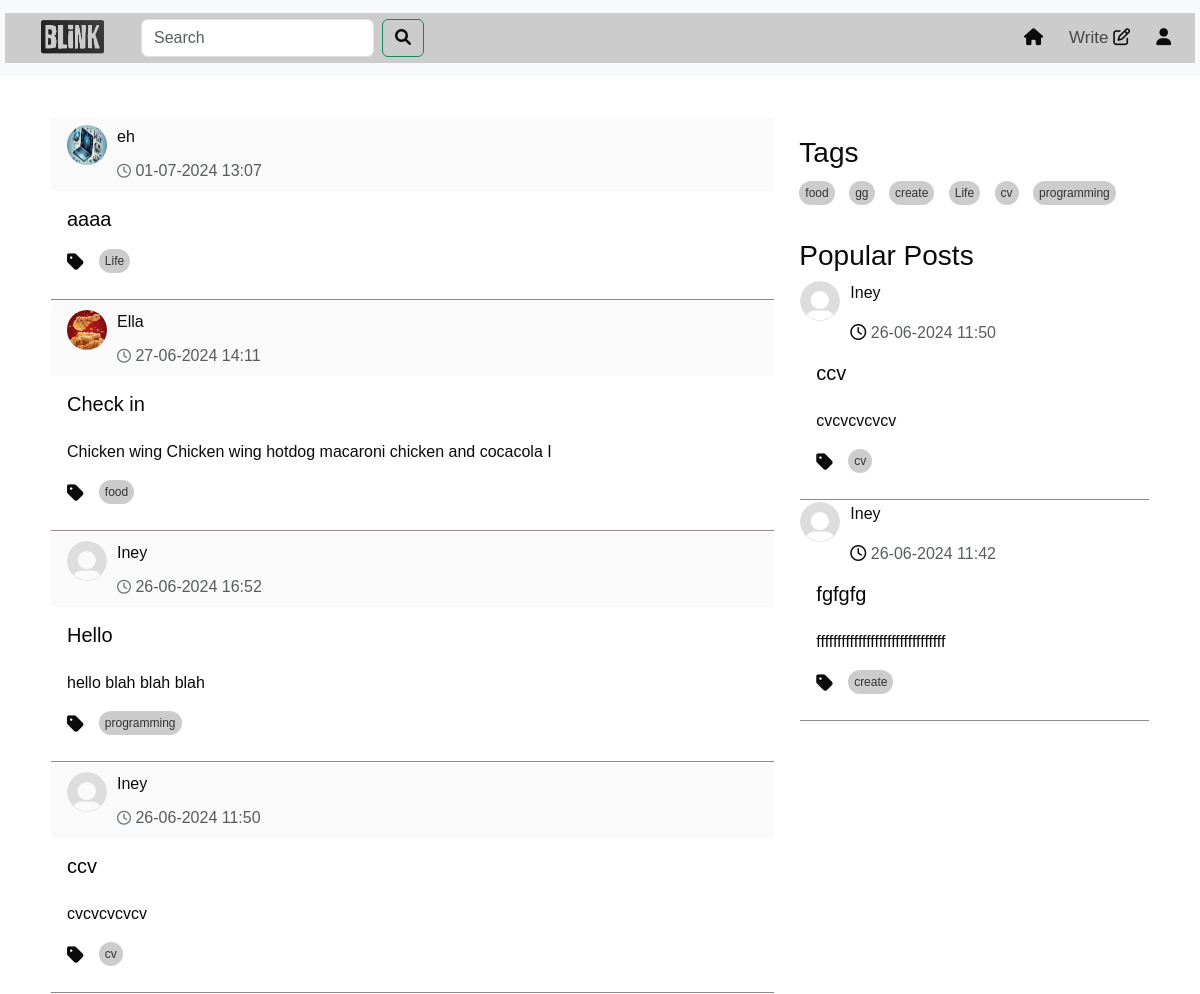
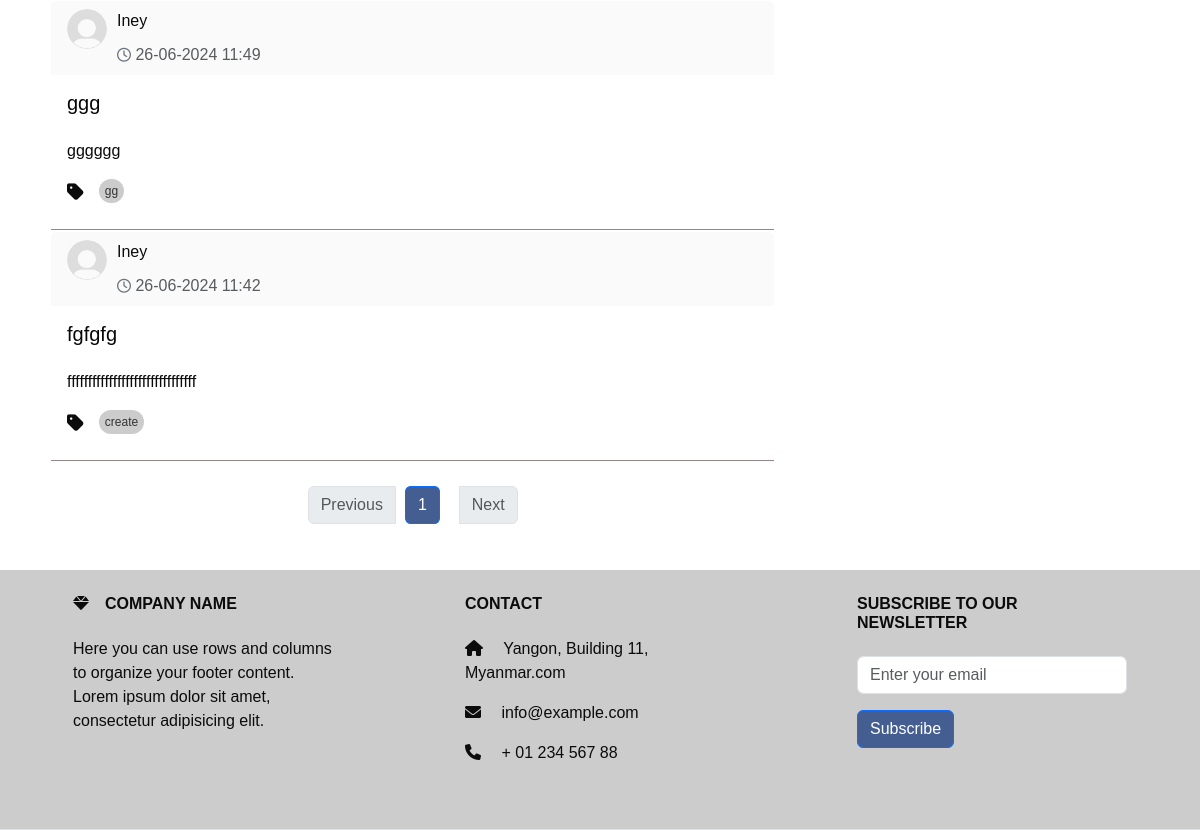
/home (signed in), run on the app's committed database (2 pictures, top to bottom).
### models.py (models this page shows, shortened)
class Post(db.Model):
    id = db.Column(db.Integer, primary_key=True)
    title = db.Column(db.Text())
    content = db.Column(db.Text())
    tag = db.Column(db.Text(), nullable=False)
    user_id = db.Column(db.Integer, db.ForeignKey('user.id'), nullable=False)
    created_date = db.Column(db.DateTime,default=datetime.datetime.now)
    likes = db.Column(db.Integer, default=0)
    meta = db.Column(db.Text, nullable=True)
    comments = db.relationship('Comment', backref='post',cascade="all, delete", lazy=True)

class User(UserMixin,db.Model):
    id = db.Column(db.Integer, primary_key=True)
    username = db.Column(db.String(50), unique=True)
    email =db.Column(db.String(50), unique=True)
    password = db.Column(db.String(100))
    bio = db.Column(db.String(50))
    profile_picture = db.Column(db.String(250))
    posts = db.relationship('Post', backref='author', lazy=True)
    comments = db.relationship('Comment', backref='author', lazy=True)

### route.py (the view)
@app.route('/home',methods=['GET', 'POST'])
@login_required
def home(limit=2):
    page = request.args.get('page', 1, type=int)
    per_page = 10  # Number of posts per page
    post = get_posts(page, per_page)  # Assuming you have a function to get paginated posts
    unique_tags = list(set(tag for tag, in Post.query.with_entities(Post.tag).distinct().limit(15)))
    popular_posts = Post.query.order_by(Post.likes.desc()).limit(limit).all()
    forms=SearchForm()
    query = forms.search.data
    if forms.validate_on_submit():
         search_results = Post.query.filter(Post.title.ilike(f'%{query}%')).all()
         return render_template('search_results.html' ,post=post, search_results =search_results ,
                                form = forms ,popular_posts = popular_posts,tags=unique_tags)
    return render_template("home.html", post=post ,form=forms  ,popular_posts = popular_posts,tags=unique_tags)

### forms.py
class SearchForm(FlaskForm):
    search = StringField('Search ', validators=[DataRequired()])
    submit = SubmitField('Search')

### route.py (called while the page is built)
@login_manager.user_loader
def loader_user(user_id):
    return User.query.get(user_id)

def get_posts(page, per_page, tag=None):
    if tag:
        return Post.query.filter(Post.tag.in_([tag])).paginate(page=page, per_page=per_page, error_out=False)
    return Post.query.order_by(Post.created_date.desc()).paginate(page=page, per_page=per_page, error_out=False)

### templates/home.html (shortened to what this page needs)
<!DOCTYPE html>
<html lang="en">
  <head>
    <link
      href="https://cdn.jsdelivr.net/npm/bootstrap@5.3.3/dist/css/bootstrap.min.css"
      rel="stylesheet"
    />
    <link
      href="https://cdnjs.cloudflare.com/ajax/libs/font-awesome/6.0.0-beta3/css/all.min.css"
      rel="stylesheet"
    />
    <link
      rel="stylesheet"
      href="https://cdnjs.cloudflare.com/ajax/libs/font-awesome/5.15.4/css/all.min.css"
    />
    <link
      href="https://cdnjs.cloudflare.com/ajax/libs/font-awesome/6.0.0-beta3/css/all.min.css"
      rel="stylesheet"
    />
    <link
      href="https://cdn.jsdelivr.net/npm/bootstrap@5.3.3/dist/css/bootstrap.min.css"
      rel="stylesheet"
    />
    <link
      href="https://cdnjs.cloudflare.com/ajax/libs/font-awesome/6.0.0-beta3/css/all.min.css"
      rel="stylesheet"
    />
    <link rel="stylesheet" href="/static/home.css" />
    <link rel="stylesheet" href="/static/topnav.css" />
  </head>
  <body>
    {% include 'topnav.html' %}
    <div class="container">
      <div class="row">
        <div class="col-sm-8">
          <div id="posts-container">
            {% for post in post.items %}
            <div class="card">
              <div
                class="card-header d-flex justify-content-between align-items-center"
              >
                <div class="profile-image">
                  <a
                    class="nav-link"
                    href="{{ url_for('profile',user_id=post.user_id) }}"
                    ><img
                      src="{{ url_for('static', filename='/photo/user_profile/'+post.author.profile_picture) }}"
                      width="60"
                      height="60"
                      alt=""
                  /></a>
                  <div style="width: 300px">
                    <p id="name">
                      <a
                        class="nav-link"
                        href="{{ url_for('profile',user_id=post.user_id) }}"
                        >{{post.author.username}}</a
                      >
                    </p>
                    <p class="text-muted mb-0">
                      <i class="fa-regular fa-clock"></i>
                      {{post.created_date.strftime('%d-%m-%Y %H:%M')}}
                    </p>
                  </div>
                </div>
              </div>
              <div class="card-body">
                <a
                  class="nav-link"
                  href="{{ url_for('full_post',post_id=post.id) }}"
                >
                  <h5 class="card-title">{{post.title}}</h5>
                  <p class="card-text" id="card-description">
                    {{post.meta | safe}}
                  </p>
                  <div class="tags-container">
                    <ul class="list-group list-group-horizontal">
                      <i class="fas fa-tag"></i>
                      <a
                        href="{{ url_for('home_tag',tag=post.tag ) }}"
                        class="tag"
                        >{{post.tag}}
                      </a>
                    </ul>
                  </div>
                </a>
              </div>
              <div
                class="card-end"
                style="border-bottom: #958787 solid 1px"
              ></div>
            </div>
            {% endfor %}
          </div>
          <nav aria-label="Page navigation" class="mt-4">
            <ul class="pagination justify-content-center" style="gap: 10px">
              <li
                class="page-item {% if not post.has_prev %}disabled{% endif %}"
              >
                {% if post.has_prev %}
                <a class="page-link" href="?page={{ post.prev_num }}"
                  >Previous</a
                >
                {% else %}
                <span class="page-link">Previous</span>
                {% endif %}
              </li>
              {% for page_num in post.iter_pages() %} {% if page_num %}
              <li
                class="page-item {% if post.page == page_num %}active{% endif %}"
              >
                <a
                  class="page-link"
                  href="?page={{ page_num }}"
                  style="background-color: #445e91"
                  >{{ page_num }}</a
                >
              </li>
              {% else %}
              <li class="page-item disabled">
                <span class="page-link">...</span>
              </li>
              {% endif %} {% endfor %}
              <li
                class="page-item {% if not post.has_next %}disabled{% endif %}"
              >
                {% if post.has_next %}
                <a class="page-link" href="?page={{ post.next_num }}">Next</a>
                {% else %}
                <span class="page-link">Next</span>
                {% endif %}
              </li>
            </ul>
          </nav>
        </div>
        {% include 'sidenav.html' %}
      </div>
    </div>
    {% include 'footer.html' %}
  </body>
</html>

### templates/sidenav.html (shortened to what this page needs)
<!DOCTYPE html>
<html lang="en">
  <head>
    <link
      href="https://cdn.jsdelivr.net/npm/bootstrap@5.3.3/dist/css/bootstrap.min.css"
      rel="stylesheet"
    />
    <link
      href="https://cdnjs.cloudflare.com/ajax/libs/font-awesome/6.0.0-beta3/css/all.min.css"
      rel="stylesheet"
    />
    <link
      rel="stylesheet"
      href="https://cdnjs.cloudflare.com/ajax/libs/font-awesome/5.15.4/css/all.min.css"
    />
    <link
      href="https://cdnjs.cloudflare.com/ajax/libs/font-awesome/6.0.0-beta3/css/all.min.css"
      rel="stylesheet"
    />
    <link rel="stylesheet" href="/static/home.css" />
  </head>
  <body>
    <div class="col-sm-4" id="right-column">
      <div class="tags-section">
        <h3>Tags</h3>
        <div class="tags-container">
          {% if tags %} {% for tag in tags %}
          <a href="{{ url_for('home_tag',tag=tag ) }}" class="tag">{{ tag }}</a>
          {% endfor %} {% else %}
          <p>No tags available</p>
          {% endif %}
        </div>
      </div>
      <div class="mt-4">
        <h3>Popular Posts</h3>
        {% for popular_post in popular_posts %}
        <div class="card">
          <div>
            <div class="profile-image">
              <a
                class="nav-link"
                href="{{ url_for('profile',user_id=popular_post.user_id) }}"
                ><img
                  src="{{ url_for('static', filename='/photo/user_profile/'+popular_post.author.profile_picture) }}"
                  width="60"
                  height="60"
                  alt=""
              /></a>
              <div style="width: 300px">
                <p id="name">
                  <a
                    class="nav-link"
                    href="{{ url_for('profile',user_id=popular_post.user_id) }}"
                    >{{popular_post.author.username}}</a
                  >
                </p>
                <p class="text-muted mb-0">
                  <i class="fa-regular fa-clock"></i>
                  {{popular_post.created_date.strftime('%d-%m-%Y %H:%M')}}
                </p>
              </div>
            </div>
          </div>
          <div class="card-body">
            <a
              class="nav-link"
              href="{{ url_for('full_post',post_id=popular_post.id) }}"
            >
              <h5 class="card-title" id="popular">{{popular_post.title}}</h5>
              <p class="card-text" id="card-description">
                {{popular_post.meta |safe }}
              </p>
              <div class="tags-container">
                <ul class="list-group list-group-horizontal">
                  <i class="fas fa-tag"></i>
                  <a
                    href="{{ url_for('home_tag',tag=popular_post.tag ) }}"
                    class="tag"
                    >{{popular_post.tag}}</a
                  >
                </ul>
              </div>
            </a>
          </div>
          <div class="card-end" style="border-bottom: #958787 solid 1px"></div>
        </div>
        {% endfor %}
      </div>
    </div>
  </body>
</html>

### static/home.css (style rules this page uses)
* { color: #0c0b0b; font-family: sans-serif; margin: 0; padding: 0; box-sizing: border-box; }
.container { background: #fff; padding: 20px; margin-top: 20px; z-index: 1; }
.card { color: #070707; border-color: #ffffff; background-color: #ffffff; }
.card-header { padding: 10px; background-color: #fafafa; border-bottom: 1px solid #ccc; display: flex; align-items: center; border-bottom: none !important; }
.card-header { display: flex; flex-direction: row; justify-content: space-between; align-items: center; padding: 0.5rem 1rem; }
.profile-image { margin-right: 10px; }
.profile-image img { border-radius: 50%; width: 40px; height: 40px; }
.card-header p { margin: 0; }
.card-header i { margin: 0; font-size: 14px; color: #6c757d; }
.card-body { background-color: #ffffff; }
.card-text { overflow: hidden; text-overflow: ellipsis; display: -webkit-box; -webkit-line-clamp: 3; -webkit-box-orient: vertical; transition: -webkit-line-clamp 0.5s ease; }
.profile-image { float: left; display: flex; justify-content: center; margin-right: 1rem; }
.profile-image img { border-radius: 50%; }
#right-column { position: -webkit-sticky; position: sticky; top: 0; height: 100vh; overflow-y: auto; padding-top: 20px; }
ul { display: flex; }
#right-column { position: -webkit-sticky; position: sticky; top: 0; height: 100vh; overflow-y: hidden; padding-top: 20px; z-index: 1; }
.tags-container { margin-top: 10px; }
.fa-tag { font-size: 1.2em; margin-right: 5px; vertical-align: middle; }
.tags-container .tag { background-color: #ccc; color: #333; padding: 3px 6px; margin-right: 10px; border-radius: 20px; text-decoration: none; font-size: 12px; display: inline-block; }

### static/topnav.css (style rules this page uses)
* { color: #0c0b0b; font-family: sans-serif; margin: 0; padding: 0; box-sizing: border-box; }
.container { background: #fff; padding: 20px; margin-top: 20px; z-index: 1; }
.d-flex { padding-left: 20px; background-color: #ccc; }
.row a { border-radius: 15%; margin-bottom: 10px; margin-right: 10px; }

### data on the page
Post: profile_picture (picture), author.username "eh", created_date "01-07-2024 13:07", title "aaaa", tag "Life"
Post: profile_picture (picture), author.username "Ella", created_date "27-06-2024 14:11", title "Check in", meta "Chicken wing Chicken wing hotdog macaroni chicken and cocacola I", tag "food"
Post: profile_picture (placeholder picture), author.username "Iney", created_date "26-06-2024 16:52", title "Hello", meta "hello blah blah blah", tag "programming"
Post: profile_picture (placeholder picture), author.username "Iney", created_date "26-06-2024 11:50", title "ccv", meta "cvcvcvcvcv", tag "cv"
Post: profile_picture (placeholder picture), author.username "Iney", created_date "26-06-2024 11:49", title "ggg", meta "gggggg", tag "gg"
Post: profile_picture (placeholder picture), author.username "Iney", created_date "26-06-2024 11:42", title "fgfgfg", meta "fffffffffffffffffffffffffffffff", tag "create"

### other printed values
{{ page_num }} "1"
{{ tag }} "food" "gg" "create" "Life" "cv" "programming"
